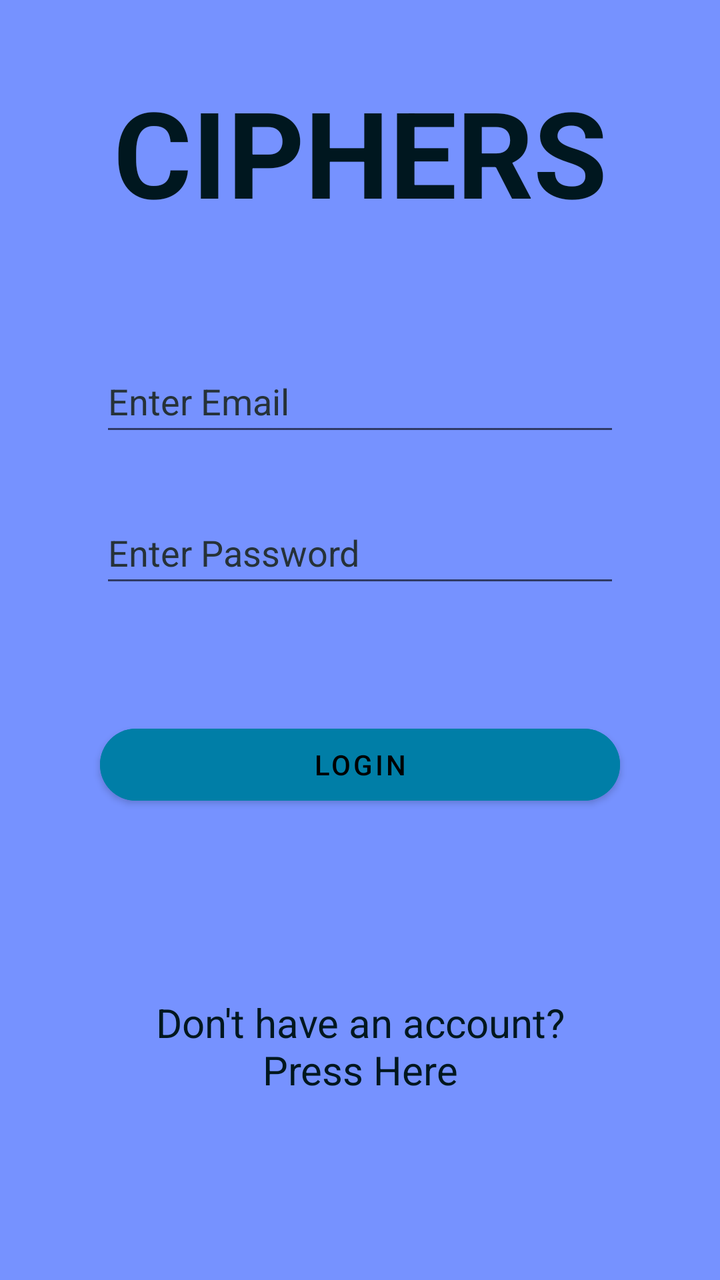
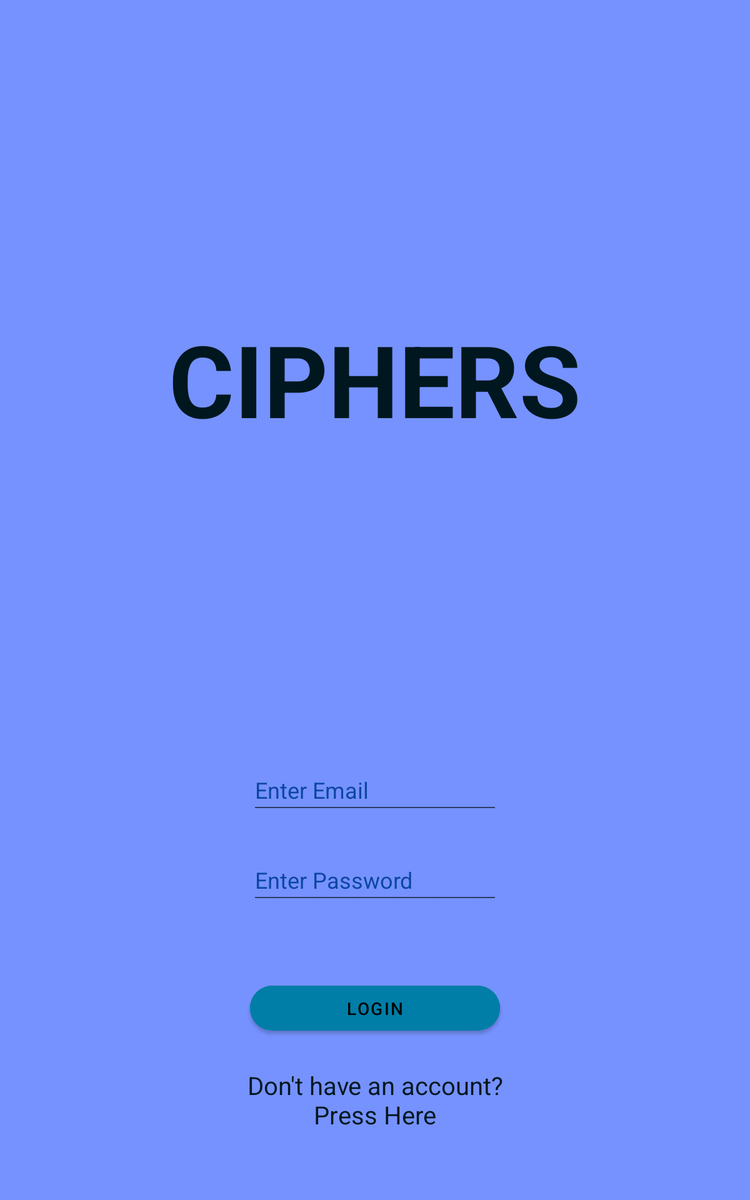

An Android layout and its configuration variant, each rendered on a device that would load it. The default file and the variant file are quoted in full after the pictures.
<!-- AndroidManifest.xml: application theme Theme.ChatInCode -->
<!-- res/layout/activity_main.xml -->
<?xml version="1.0" encoding="utf-8"?>

<androidx.constraintlayout.widget.ConstraintLayout xmlns:android="http://schemas.android.com/apk/res/android"
    xmlns:app="http://schemas.android.com/apk/res-auto"
    xmlns:tools="http://schemas.android.com/tools"
    android:id="@+id/relativeLayout"
    android:layout_width="match_parent"
    android:layout_height="match_parent"
    android:background="@color/palette_light"
    android:exported="true"
    tools:context=".MainActivity">

    <TextView
        android:id="@+id/loginHeader"
        android:layout_width="match_parent"
        android:layout_height="wrap_content"
        android:layout_marginStart="50dp"
        android:layout_marginTop="8dp"
        android:layout_marginEnd="50dp"
        android:text="@string/titleHeader"
        android:textAlignment="center"
        android:textColor="@color/palette_dark"
        android:textSize="60sp"
        android:textStyle="bold"
        app:layout_constraintBottom_toTopOf="@+id/loginEmailInput"
        app:layout_constraintEnd_toEndOf="parent"
        app:layout_constraintStart_toStartOf="parent"
        app:layout_constraintTop_toTopOf="parent" />

    <EditText
        android:id="@+id/loginEmailInput"
        android:layout_width="match_parent"
        android:layout_height="wrap_content"
        android:layout_below="@+id/loginHeader"
        android:layout_marginStart="50dp"
        android:layout_marginTop="32dp"
        android:layout_marginEnd="50dp"
        android:ems="10"
        android:hint="@string/enterNameHint"
        android:importantForAutofill="no"
        android:inputType="textPersonName"
        android:minHeight="48dp"
        android:textColor="@color/palette_dark"
        android:textColorHint="#263238"
        app:layout_constraintBottom_toTopOf="@+id/loginPassInput"
        app:layout_constraintEnd_toEndOf="parent"
        app:layout_constraintStart_toStartOf="parent"
        app:layout_constraintTop_toBottomOf="@+id/loginHeader" />

    <EditText
        android:id="@+id/loginPassInput"
        android:layout_width="match_parent"
        android:layout_height="wrap_content"
        android:layout_below="@+id/loginEmailInput"
        android:layout_marginStart="50dp"
        android:layout_marginEnd="50dp"

        android:ems="10"
        android:hint="@string/enterPassHint"
        android:importantForAutofill="no"
        android:inputType="textPassword"
        android:minHeight="48dp"
        android:textColor="@color/palette_dark"
        android:textColorHint="#263238"
        app:layout_constraintBottom_toTopOf="@+id/loginBtn"
        app:layout_constraintEnd_toEndOf="parent"
        app:layout_constraintStart_toStartOf="parent"
        app:layout_constraintTop_toBottomOf="@+id/loginEmailInput" />

    <Button
        android:id="@+id/loginBtn"
        android:layout_width="match_parent"
        android:layout_height="wrap_content"
        android:layout_below="@+id/loginPassInput"
        android:layout_marginStart="50dp"
        android:layout_marginTop="32dp"
        android:layout_marginEnd="50dp"
        android:layout_marginBottom="32dp"
        android:backgroundTint="@color/palette_mid"
        android:text="@string/loginBtn"
        app:cornerRadius="50sp"
        android:textColor="#000000"
        app:layout_constraintBottom_toTopOf="@+id/noAccTxt"
        app:layout_constraintEnd_toEndOf="parent"
        app:layout_constraintStart_toStartOf="parent"
        app:layout_constraintTop_toBottomOf="@+id/loginPassInput" />

    <TextView
        android:id="@+id/noAccTxt"
        android:clickable="true"
        android:focusable="true"
        android:layout_width="wrap_content"
        android:layout_height="wrap_content"
        android:layout_below="@+id/loginBtn"
        android:layout_marginStart="32dp"
        android:layout_marginTop="32dp"
        android:layout_marginEnd="32dp"
        android:layout_marginBottom="64dp"
        android:text="@string/noAccountLbl"
        android:textAlignment="center"
        android:textColor="@color/palette_dark"
        android:textSize="20sp"
        app:layout_constraintBottom_toBottomOf="parent"
        app:layout_constraintEnd_toEndOf="parent"
        app:layout_constraintStart_toStartOf="parent"
        app:layout_constraintTop_toBottomOf="@+id/loginBtn"  />

</androidx.constraintlayout.widget.ConstraintLayout>
<!-- resources referenced by this layout -->
<resources>
  <color name="palette_dark">#00171F</color>
  <color name="palette_light">#7692FF</color>
  <color name="palette_mid">#007EA7</color>
  <string name="enterNameHint">Enter Email</string>
  <string name="enterPassHint">Enter Password</string>
  <string name="loginBtn">Login</string>
  <string name="noAccountLbl">Don\'t have an account?\nPress Here</string>
  <string name="titleHeader">CIPHERS</string>
  <style name="Theme.ChatInCode" parent="Theme.MaterialComponents.DayNight.DarkActionBar">
          
          <item name="colorPrimary">@color/purple_500</item>
          <item name="colorPrimaryVariant">@color/purple_700</item>
          <item name="colorOnPrimary">@color/white</item>
          
          <item name="colorSecondary">@color/teal_200</item>
          <item name="colorSecondaryVariant">@color/teal_700</item>
          <item name="colorOnSecondary">@color/black</item>
          
          <item name="android:statusBarColor" tools:targetApi="l">?attr/colorPrimaryVariant</item>
          
      </style>
  <color name="purple_500">#FF6200EE</color>
  <color name="purple_700">#FF3700B3</color>
  <color name="white">#FFFFFFFF</color>
  <color name="teal_200">#FF03DAC5</color>
  <color name="teal_700">#FF018786</color>
  <color name="black">#FF000000</color>
</resources>
<!-- res/layout-sw600dp/activity_main.xml (the repository's variant of the layout above) -->
<!-- drawn on a 7-inch tablet held upright -->
<?xml version="1.0" encoding="utf-8"?>
<androidx.constraintlayout.widget.ConstraintLayout xmlns:android="http://schemas.android.com/apk/res/android"
    xmlns:app="http://schemas.android.com/apk/res-auto"
    xmlns:tools="http://schemas.android.com/tools"
    android:id="@+id/relativeLayout"
    android:layout_width="match_parent"
    android:layout_height="match_parent"
    android:background="@color/palette_light"
    android:exported="true"
    tools:context=".MainActivity">

    <TextView
        android:id="@+id/loginHeader"
        android:layout_width="match_parent"
        android:layout_height="wrap_content"
        android:layout_marginStart="50dp"
        android:layout_marginTop="250dp"
        android:layout_marginEnd="50dp"
        android:text="@string/titleHeader"
        android:textAlignment="center"
        android:textColor="@color/palette_dark"
        android:textSize="80sp"
        android:textStyle="bold"
        app:layout_constraintBottom_toTopOf="@+id/loginEmailInput"
        app:layout_constraintEnd_toEndOf="parent"
        app:layout_constraintStart_toStartOf="parent"
        app:layout_constraintTop_toTopOf="parent" />

    <EditText
        android:id="@+id/loginEmailInput"
        android:layout_width="match_parent"
        android:layout_height="wrap_content"
        android:layout_below="@+id/loginHeader"
        android:layout_marginStart="200dp"
        android:layout_marginTop="250dp"
        android:layout_marginEnd="200dp"
        android:layout_marginBottom="24dp"
        android:ems="10"
        android:hint="@string/enterNameHint"
        android:importantForAutofill="no"
        android:inputType="textPersonName"
        android:minHeight="48dp"
        android:textColor="@color/palette_dark"
        android:textColorHint="#0D47A1"
        app:layout_constraintBottom_toTopOf="@+id/loginPassInput"
        app:layout_constraintEnd_toEndOf="parent"
        app:layout_constraintStart_toStartOf="parent"
        app:layout_constraintTop_toBottomOf="@+id/loginHeader" />

    <EditText
        android:id="@+id/loginPassInput"
        android:layout_width="match_parent"
        android:layout_height="wrap_content"
        android:layout_below="@+id/loginEmailInput"
        android:layout_marginStart="200dp"
        android:layout_marginEnd="200dp"

        android:layout_marginBottom="32dp"
        android:ems="10"
        android:hint="@string/enterPassHint"
        android:importantForAutofill="no"
        android:inputType="textPassword"
        android:minHeight="48dp"
        android:textColor="@color/palette_dark"
        android:textColorHint="#0D47A1"
        app:layout_constraintBottom_toTopOf="@+id/loginBtn"
        app:layout_constraintEnd_toEndOf="parent"
        app:layout_constraintStart_toStartOf="parent"
        app:layout_constraintTop_toBottomOf="@+id/loginEmailInput" />

    <Button
        android:id="@+id/loginBtn"
        android:layout_width="match_parent"
        android:layout_height="wrap_content"
        android:layout_below="@+id/loginPassInput"
        android:layout_marginStart="200dp"
        android:layout_marginTop="24dp"
        android:layout_marginEnd="200dp"
        android:backgroundTint="@color/palette_mid"
        android:text="@string/loginBtn"
        app:cornerRadius="50sp"
        android:textColor="#000000"
        app:layout_constraintBottom_toTopOf="@+id/noAccTxt"
        app:layout_constraintEnd_toEndOf="parent"
        app:layout_constraintStart_toStartOf="parent"
        app:layout_constraintTop_toBottomOf="@+id/loginPassInput" />

    <TextView
        android:id="@+id/noAccTxt"
        android:clickable="true"
        android:focusable="true"
        android:layout_width="wrap_content"
        android:layout_height="wrap_content"
        android:layout_below="@+id/loginBtn"
        android:layout_marginStart="32dp"
        android:layout_marginTop="24dp"
        android:layout_marginEnd="32dp"
        android:text="@string/noAccountLbl"
        android:textAlignment="center"
        android:textColor="@color/palette_dark"
        android:textSize="20sp"
        app:layout_constraintEnd_toEndOf="parent"
        app:layout_constraintStart_toStartOf="parent"
        app:layout_constraintTop_toBottomOf="@+id/loginBtn" />

</androidx.constraintlayout.widget.ConstraintLayout>
